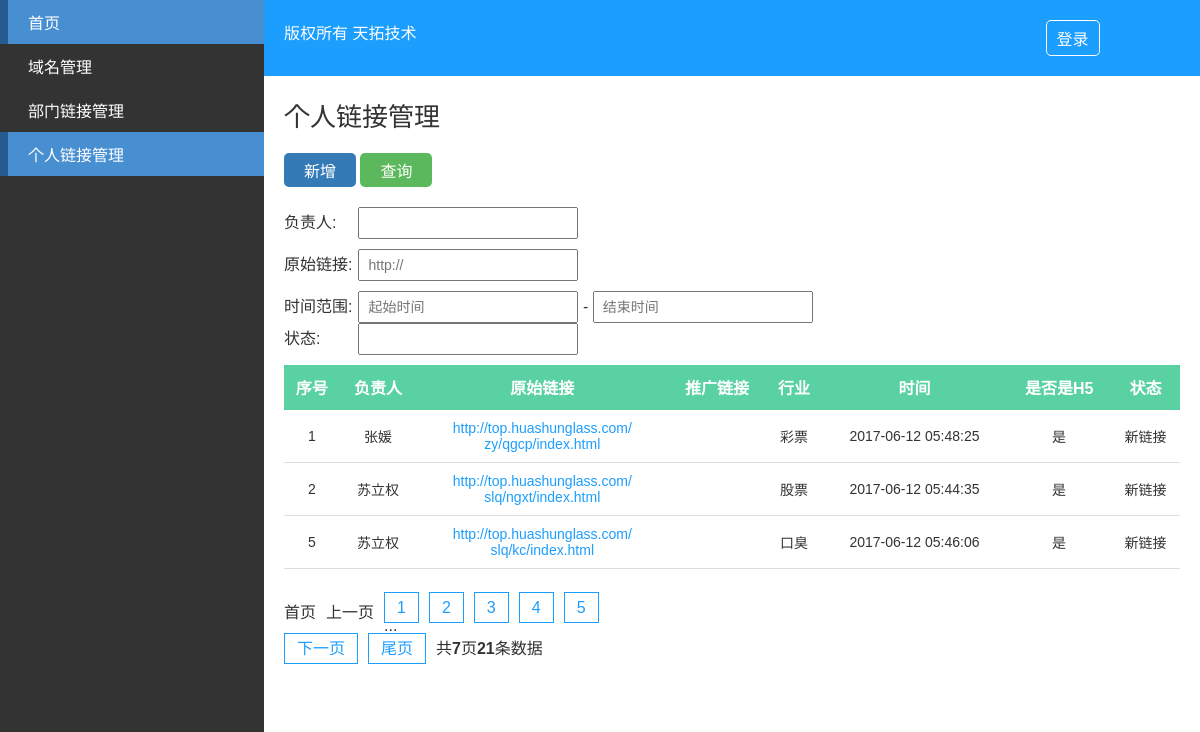
The app's page /links.php with its own data.
### tables this page shows
CREATE TABLE `person_link` (
  `id` int(11) unsigned NOT NULL AUTO_INCREMENT,
  `leader` varchar(32) DEFAULT NULL COMMENT '负责人',
  `original_link` varchar(255) DEFAULT NULL COMMENT '原始链接',
  `spread_link` varchar(255) DEFAULT NULL COMMENT '推广链接',
  `industry` varchar(32) DEFAULT NULL COMMENT '行业',
  `time` int(10) DEFAULT NULL COMMENT '时间',
  `is_h5` varchar(8) DEFAULT NULL COMMENT '是否是H5',
  `state` varchar(16) DEFAULT NULL COMMENT '状态',
  `status` tinyint(1) NOT NULL DEFAULT '1' COMMENT '是否显示',
  PRIMARY KEY (`id`)
);

### library/PDO_class.php (called while the page is built, shortened)
<?php
require_once COMMON_PATH . "common.php";
class server
{
	private $server;
	public function __construct($config = array())
	{
		if(empty($config)) {
			$config = [
				'host'     => DB_HOST,
				'dbname'   => DB_NAME,
				'username' => DB_USER,
				'password' => DB_PSW,
			];
		}
		$this->server = new PDO("mysql:host=$config[host];dbname=$config[dbname];charset=utf8", $config['username'], $config['password']);
		$this->server->query("set names utf8");
	}
	function select($table, $where = '', $join = '', $desc = '', $limit = '', $search_felid = '')
	{
		$ifwhere    = '';
		$order      = '';
		$desc_limit = '';
		if (! empty($limit)) {
			$desc_limit = "limit {$limit}";
		}
		if(empty($search_felid)) $search_felid = '*';
		$Model = $this->server->prepare("SELECT {$search_felid} FROM {$table} {$join} {$ifwhere} {$order} {$desc_limit}");
		$Model->execute();
		return $Model->fetchAll(2);
	}
	public function total($table, $where='') {
		try {
			$ifwhere    = '';
			$result = $this->server->query("SELECT COUNT(*) AS total FROM {$table} {$ifwhere}");
			if($result) {
				foreach ($result as $v) {
		    		$total = $v['total'];
		  		}
			}
	  		return $total ? (int)$total : 0;
  		} catch (PDOException $e) {
	      exit($e->getMessage());
	    }
	}
}
?>

### common/common.php (called while the page is built, shortened)
<?php
	function get_search_url() {
		$url_get = '';
		return $url_get;
	}

### links.php (the view, shortened to what this page needs)
<?php
require_once COMMON_PATH . "common.php";
require_once CLASS_PATH  . "PDO_class.php";
require_once CLASS_PATH  . 'page_class.php';
$pdo = new server();
$where = '';
$count    = $pdo->total('person_link', $where);
$now_page = intval($_GET['page']) ? intval($_GET['page']) : 1;
$offset   = PAGE_NUM * ($now_page - 1);
$arrData  =  $pdo->select('person_link', $where, '', '', "$offset," . PAGE_NUM);
?>
<!DOCTYPE html>
<html lang="en">
<head>
	<link rel="stylesheet" type="text/css" href="css/font/iconfont.css">
	<link rel="stylesheet" type="text/css" href="css/main.css">
</head>
<body>
	<div class="container clear">
		<?php require ('sidebar.php');?>
		<div class="container-right">
			<?php require ('header.php');?>
			<div class="main">
				<h2>个人链接管理</h2>
				<div class="operate">
					<a href="#" class="btn add">新增</a>
					<a href="javascript:document.search.submit()" class="btn search">查询</a>
				</div>
				<form action="#" method="GET" name="search">
					<div class="entry">
						<label>负责人:</label>
						<input type="text" name="leader" placeholder="">
					</div>
					<div class="entry">
						<label>原始链接:</label>
						<input type="text" name="original_link" placeholder="http://">
					</div>
					<div class="entry">
						<label>时间范围:</label>
						<input type="text" name="start_time" placeholder="起始时间" onClick="WdatePicker()"> -
						<input type="text" name="end_time" placeholder="结束时间" onClick="WdatePicker()"
					</div>
					<div class="entry">
						<label>状态:</label>
						<input type="text" name="state" placeholder="">
					</div>
				</form>
				<div class="table">
					<table>
						<thead>
							<tr>
								<th>序号</th>
								<th>负责人</th>
								<th>原始链接</th>
								<th>推广链接</th>
								<th>行业</th>
								<th>时间</th>
								<th>是否是H5</th>
								<th>状态</th>
							</tr>
						</thead>
						<tbody>
						<?php if ($arrData): ?>
							<?php foreach ($arrData as $value): ?>
								<tr>
									<td><?php echo $value['id'] ?></td>
									<td><?php echo $value['leader'] ?></td>
									<td><a href="<?php echo $value['original_link'] ?>" class="domainLink"><?php echo $value['original_link'] ?></a></td>
									<td><a href="<?php echo $value['spread_link'] ?>" class="spreadLink"><?php echo $value['spread_link'] ?></a></td>
									<td><?php echo $value['industry'] ?></td>
									<td><?php echo date('Y-m-d H:i:s', $value['time']) ?></td>
									<td><?php echo $value['is_h5'] ?></td>
									<td><?php echo $value['state'] ?></td>
								</tr>
							<?php endforeach ?>
						<?php endif ?>
						</tbody>
					</table>
					<div class="paginate">
						<ul class="clear">
							<?php if ($count > PAGE_NUM){
								$objPage  = new page($count, PAGE_NUM, $now_page, '?page={page}' . get_search_url());
								echo $objPage->myde_write();
							}  ?>
						</ul>
					</div>
				</div>
			</div>
		</div>
	</div>
</body>
</html>

### css/main.css (style rules this page uses)
* { padding: 0; margin: 0; }
body { font-family: '微软雅黑', Arial, 'sans-serif' }
a:hover, a:link, a:visited, a:active { text-decoration: none; color: #fff; }
h2 { font-size: 26px; font-weight: lighter; padding-bottom: 20px; }
input { height: 28px; font-family: '微软雅黑', Arial, 'sans-serif'; font-size: 14px; line-height: 28px; padding: 0 8px; min-width: 200px; }
.clear { content: ''; display: table; clear: both; }
.btn { display: inline-block; padding: 5px 10px; background: #1c9efe; color: #fff; border-radius: 5px; transition: all .5s; -webkit-transition: all .5s; -o-transition: all .5s; }
.btn.add { background: #337ab7; }
.btn.search { background: #5cb85c; }
.container { width: 100%; }
.container-right { position: relative; float: right; width: 78%; background: #fff; color: #333; }
.main { padding: 20px; }
table { width: 100%; border-collapse: collapse; }
table thead { background: #59d1a3; color: #fff; }
table tbody tr { transition: all .5s; -webkit-transition: all .5s; -o-transition: all .5s; }
table td, table th { padding: 10px 5px; text-align: center; }
table td { border-bottom: 1px solid #ddd; font-size: 14px; word-wrap:break-word; }
table td a.domainLink:link, table td a.domainLink:visited, table td a.domainLink:active { color: #1c9efe; display: inline-block; max-width: 180px; }
table th { border-bottom: 1px solid #59d1a3; }
.operate { padding-bottom: 20px; }
.operate a { display: inline-block; padding: 5px 20px; }
form .entry { padding-bottom: 10px; }
form .entry label { display: inline-block; min-width: 70px; }
.paginate { margin: 30px 0 15px; }

### records on screen
person_link: id "1", leader "张媛", original_link "http://top.huashunglass.com/zy/qgcp/index.html", industry "彩票", time "2017-06-12 05:48:25", is_h5 "是", state "新链接"
person_link: id "2", leader "苏立权", original_link "http://top.huashunglass.com/slq/ngxt/index.html", industry "股票", time "2017-06-12 05:44:35", is_h5 "是", state "新链接"
person_link: id "5", leader "苏立权", original_link "http://top.huashunglass.com/slq/kc/index.html", industry "口臭", time "2017-06-12 05:46:06", is_h5 "是", state "新链接"

### other values on screen
$this->myde_page_count "7"
$this->myde_total "21"
